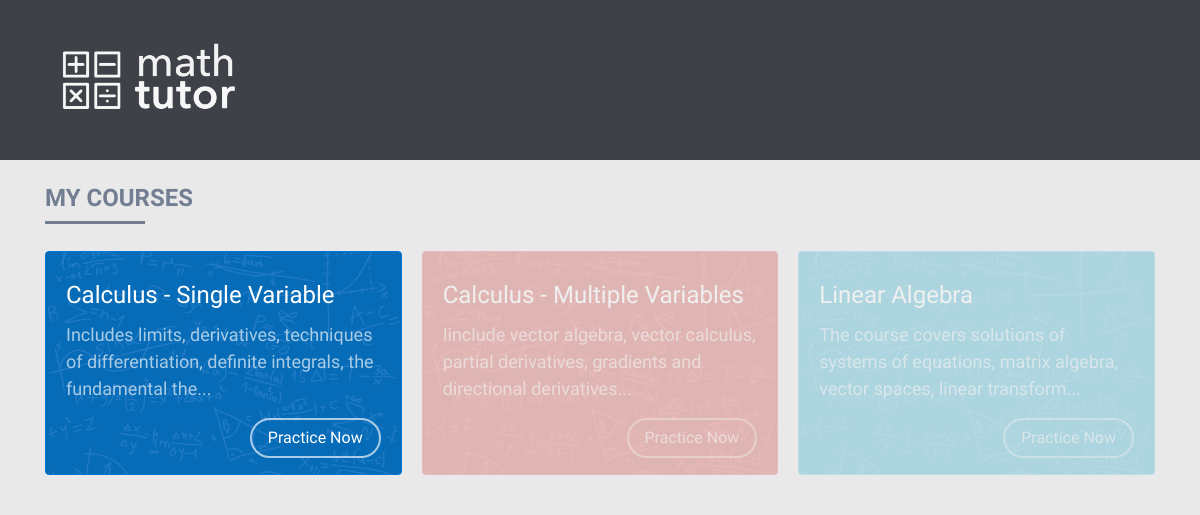
The app's page /, older data.
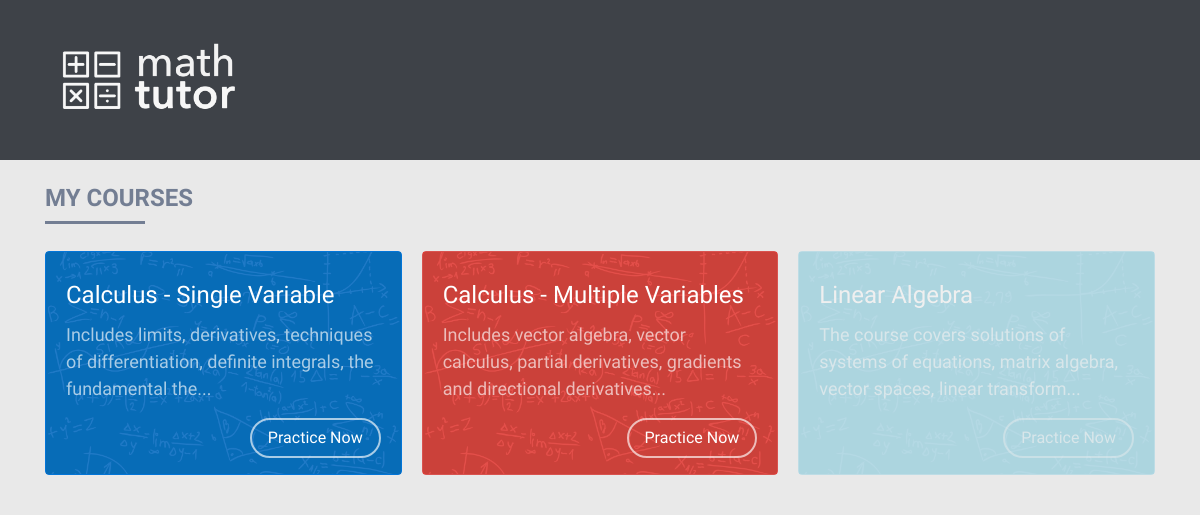
The same page, newer data.
### main/models.py (models this page shows, shortened)
class Course(models.Model):
	course_name = models.CharField(max_length=200)
	course_desc = models.CharField(max_length=200)
	course_color = models.CharField(max_length=200)
	course_active = models.BooleanField(default = False)
	def short_course_desc(self):
		return self.course_desc[:100] + "..." if len(self.course_desc)>=100 else self.course_desc
	def shorter_course_desc(self):
		return self.course_desc[:50] + "..." if len(self.course_desc)>=50 else self.course_desc
	def short_course_name(self):
		return self.course_name[:20] + "..." if len(self.course_name)>=20 else self.course_name

### main/views.py (the view)
# urls.py: url(r'^$', views.index, name='index'),
def index(request):
	courses = Course.objects.all()
	context = {
		'courses': courses,
	}
	return render(request, 'index.html', context)

### main/templates/index.html (shortened to what this page needs)
{% extends "header.html" %}
{% block content %}
  {% load staticfiles %}
  <h3>My Courses</h3>
  <hr>
  <br>
  {% if courses %}
  <div class="card-columns">
    {% for course in courses %}
      <div class="course card card-inverse card-{{ course.course_color }} {% if not course.course_active %}inactive{% endif %}">
        <div class="card-img-overlay {{ course.course_color }}">
          <h4 class="card-title desktop">{{ course.course_name }}</h4>
          <p class="card-text desktop">{{ course.short_course_desc }}</p>
          <a href="/course/{{ course.id }}" class="btn btn-{{ course.course_color }} {% if not course.course_active %}disabled{% endif %}">Practice Now</a>
        </div>
      </div>
    {% endfor %}
  </div>
  {% endif %}
{% endblock %}

### main/templates/header.html (shortened to what this page needs)
<!DOCTYPE html>
<html>
<head>
  {% load staticfiles %}
  <link rel="stylesheet" href="{% static 'css/bootstrap.min.css' %}" type = "text/css"/>
  <link rel="stylesheet" href="{% static 'css/style.css' %}" type = "text/css"/>
  <link href="{% static 'css/mathquill.css' %}" rel="stylesheet">
</head>
<body class="body">
  <div class="header">
    <div class="container">
    <a href="{% url 'index' %}"><img style="filter:grayscale(100%) brightness(150%)" src="{% static 'img/logo.png' %}" height="100px"/></a>
    </div>
  </div>
  <div class="container">
   {% block content %}
   {% endblock %}
  </div>
</body>
</html>

### main/static/css/style.css (style rules this page uses)
body { background-color: #e9e9e9; font-family: 'Source Sans Pro', 'Helvetica Neue', 'Segoe UI', Helvetica, Arial, sans-serif; font-size: 18px; overflow-x: hidden; color: #3e4248; -webkit-font-smoothing: antialiased; -moz-osx-font-smoothing: grayscale; }
* { outline: 0 !important; }
p { font-size: 18px; line-height: 1.5; color: #8a8e91; }
a { color:#999; text-decoration: none; }
h1, h2, h3, h4, h5, h6 { font-family: 'Source Sans Pro', 'Helvetica Neue', 'Segoe UI', Helvetica, Arial, sans-serif; position: relative; margin: 10px 0; }
h3 { font-size: 24px !important; text-transform: uppercase; color: #737e93; display: block; font-weight: 700; }
hr { border: none; border-bottom: 3px solid #737e93; width: 100px; margin: 0px; }
h4 { font-size: 24px; color: gray; }
.header { background: #3e4248; margin-bottom: 25px; padding: 30px; }
a.disabled { pointer-events: none; cursor: default; }
.card.inactive { opacity: 0.3; }
.card-primary > .card-img-overlay { background: rgba(8, 108, 193, 0.9); }
.card-info > .card-img-overlay { background: rgba(41, 175, 216, 0.9); }
.card-danger > .card-img-overlay { background: rgba(226, 60, 55, 0.9); }
.course .btn { color: #fff; border:2px solid rgba(255,255,255,0.65); border-radius: 30px; background: transparent; text-align: center; float: right; }
.desktop { display: none; }
@media screen and (min-width: 760px) { .desktop { display: block; } }

Row changes from the older to the newer data that the page shows:
changed Course "Calculus - Multiple Variables": course_active False → True (drawn); short_course_desc "Iinclude vector algebra, vector calculus, partial derivatives, gradients and directional derivatives..." → "Includes vector algebra, vector calculus, partial derivatives, gradients and directional derivatives..."
